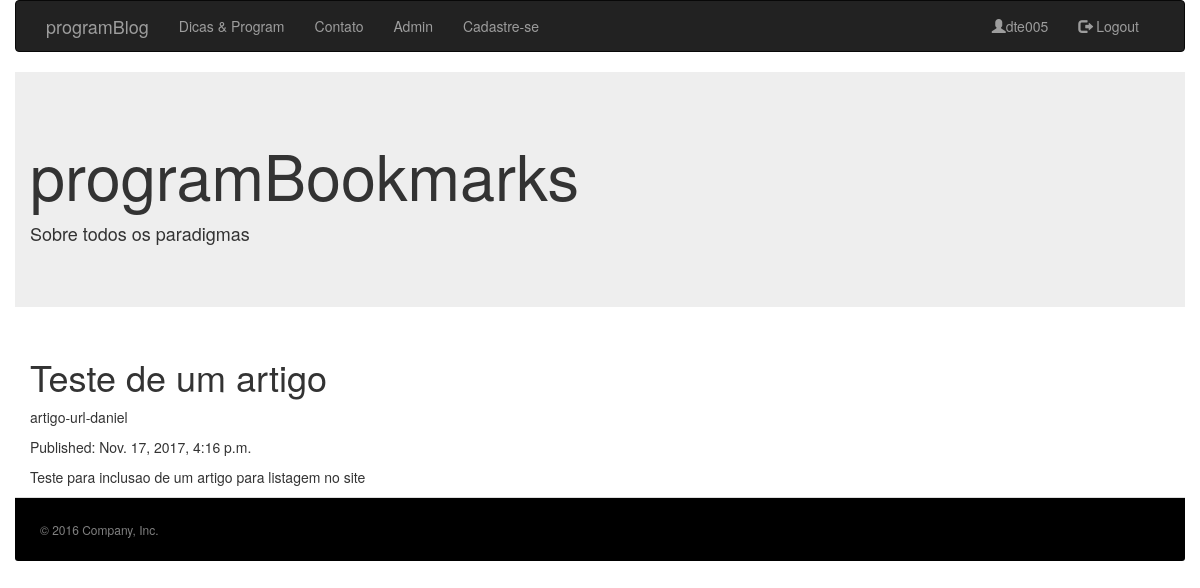
The page /1 (signed in) on the database its author committed.
### artigos/models.py (models this page shows)
class Artigo(models.Model):
    titulo = models.CharField('Titulo:',max_length=80)
    url = models.SlugField(
            'URL',
            max_length=200,
            help_text='URL baseada no título.',
            unique=True)
    tipo = models.CharField('Tipo', max_length=9, choices=escolhas, default="Python")
    pub_date = models.DateTimeField('Data de publicação:')
    conteudo = models.TextField('Conteúdo da página:')
    autores = models.ManyToManyField(Autor)
    agencia = models.ForeignKey(Agencia)

### artigos/views.py (the view)
# urls.py: url(r'^(?P<pk>\d)', ArtigoDetalhes.as_view(), name='detalhes'),
class ArtigoDetalhes(LoginRequiredMixin, TemplateView):
    model = Artigo
    template_name = 'detail.html'
    def get(self, request, *args, **kwargs):
        consulta = Artigo.objects.get(id = kwargs['pk'])
        return render(request, self.template_name, {'artigo':consulta})

### artigos/templates/detail.html (shortened to what this page needs)
{% extends "index.html" %}
{%block centro%}
<div class="container">
  <article>
    <h1>{{artigo.titulo|safe}}</h1>
    <p>{{artigo.url|safe}}</p>
    <p>Published: {{ artigo.pub_date}}</p>
    <p>{{artigo.conteudo}}</p>
  </article>
</div>
{%endblock%}

### artigos/templates/index.html (shortened to what this page needs)
{% load staticfiles %}
<!DOCTYPE>
<html>
<head>
  <link rel="stylesheet" type="text/css" href="{%static "css/bootstrap.min.css"%}">
  <link rel="stylesheet" type="text/css" href="{%static "css/style.css"%}">
</head>
<body>
  <div>
  <div>
  <nav class="navbar navbar-inverse container">
    <div class="container-fluid">
      <div class="navbar-header">
        <a class="navbar-brand" href="/">programBlog</a>
      </div>
      <div class="collapse navbar-collapse" id="bs-example-navbar-collapse-1">
        <ul class="nav navbar-nav">
          {%if user.username%}
            <li><a href="/posts">Dicas & Program<span class="sr-only">(current)</span></a></li>
            <li><a href="/contato">Contato</a></li>
          {%endif%}
            <li><a href="/admin">Admin</a></li>
            <li><a href="/cadastro">Cadastre-se</a></li>
          </ul>
        <ul class="nav navbar-nav navbar-right">
            <li><a href="/login"><span class="glyphicon glyphicon-user"></span>{{user.username}}</a></li>
            {%if user.is_anonymous%}
              <li><a href="/login"><span class="glyphicon glyphicon-log-in"></span> Login</a></li>
            {%else%}
              <li><a href="/logout"><span class="glyphicon glyphicon-log-out"></span> Logout</a></li>
            {%endif%}
        </ul>
      </div>
    </div>
  </nav>
  </div>
  <div class="container jumbotron" >
    <h1>programBookmarks</h1>
    <p><h4>Sobre todos os paradigmas</h4></p>
  </div>
  {%block centro%}{%endblock%}
  {%include "rodape.html"%}
</body>
</html>

### rows shown on the page
Artigo: titulo "Teste de um artigo", url "artigo-url-daniel", pub_date "Nov. 17, 2017, 4:16 p.m.", conteudo "Teste para inclusao de um artigo para listagem no site"

### other values the page prints
{{ user.username }} "dte005"
